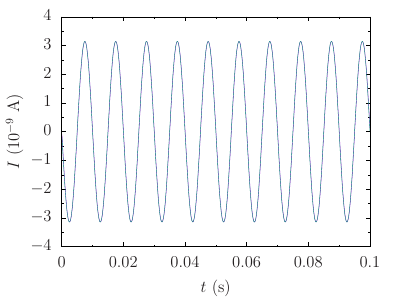

Write gnuplot code to recreate this figure.
set term epslatex 8 standalone size 4.0,3.0 font ",12"
set output "fig3.tex"

set xlabel '$t$ (s)'
set ylabel '$I$ ($10^{-9}$ A)'

set xtics 0.02
set mxtics 2
set ytics 1
set mytics 2

plot "sol_100.dat" u ($1):($4*1e+9) w l notitle,\
"sol_100_exact.dat" u ($1):($2*1e+9) w l notitle

set output
system('latex fig3.tex && dvips fig3.dvi && ps2pdf fig3.ps')
